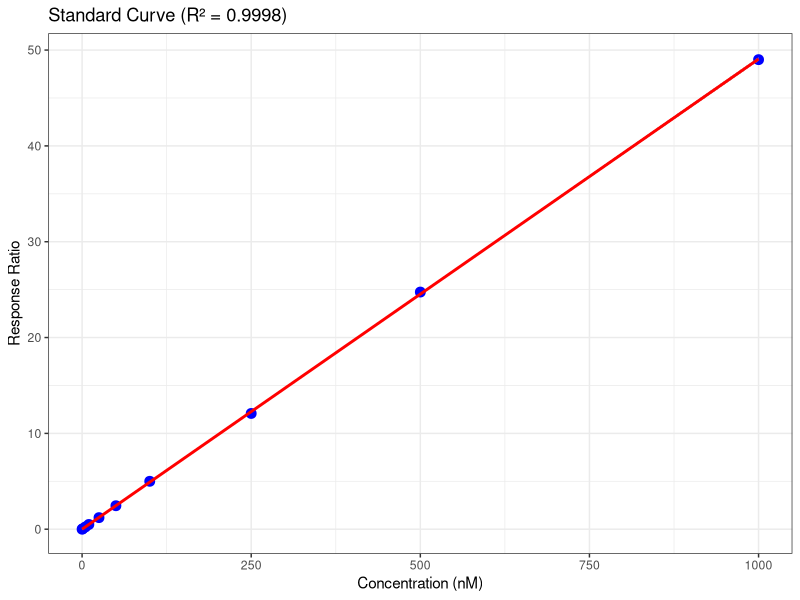
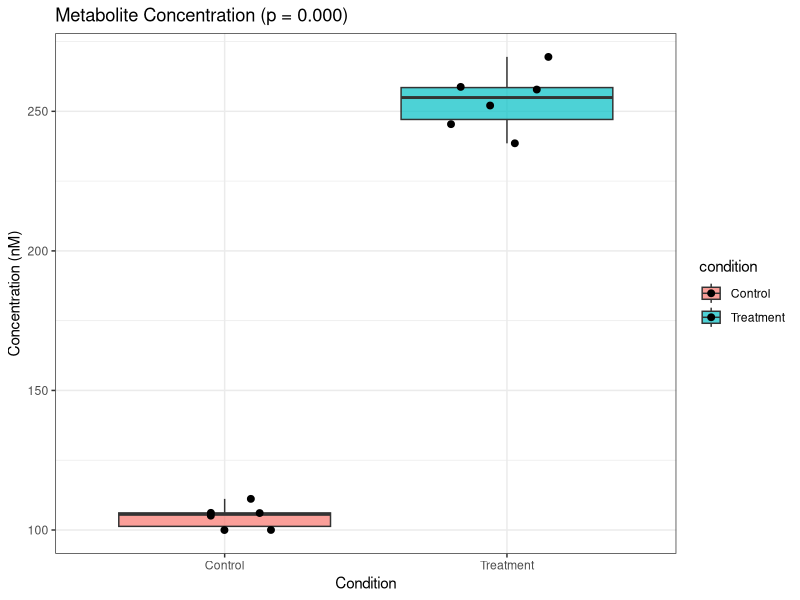
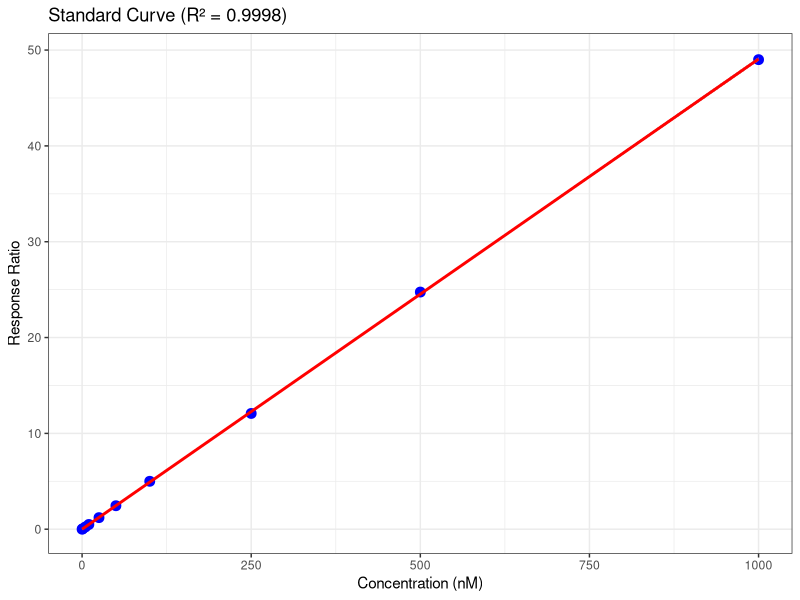
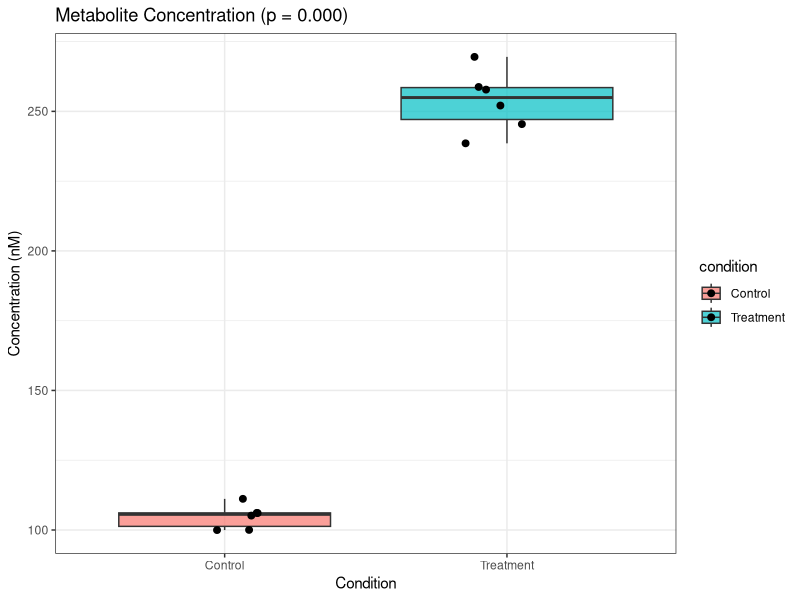

The R source for these figures, in order:
library(ggplot2)
library(dplyr)

# === CONFIGURATION ===
output_dir <- 'results/'
dir.create(output_dir, showWarnings = FALSE)

# === 1. STANDARD CURVE DATA ===
cat('Setting up standard curves...\n')

standards <- data.frame(
    concentration = c(0, 1, 5, 10, 25, 50, 100, 250, 500, 1000),
    analyte_area = c(50, 4800, 24500, 49000, 122000, 245000, 490000, 1220000, 2450000, 4900000),
    istd_area = c(100000, 98000, 102000, 99000, 101000, 100000, 98000, 101000, 99000, 100000)
)

# Response ratio
standards$response_ratio <- standards$analyte_area / standards$istd_area

# === 2. FIT STANDARD CURVE ===
cat('Fitting calibration curve...\n')

# Weighted linear regression (1/x^2 weighting)
weights <- 1 / (standards$concentration + 1)^2
fit <- lm(response_ratio ~ concentration, data = standards, weights = weights)

cat('Slope:', coef(fit)[2], '\n')
cat('Intercept:', coef(fit)[1], '\n')
cat('R-squared:', summary(fit)$r.squared, '\n')

# Back-calculated concentrations
standards$back_calc <- (standards$response_ratio - coef(fit)[1]) / coef(fit)[2]
standards$accuracy <- ifelse(standards$concentration > 0,
                             standards$back_calc / standards$concentration * 100, NA)

# === 3. STANDARD CURVE PLOT ===
ggplot(standards, aes(x = concentration, y = response_ratio)) +
    geom_point(size = 3, color = 'blue') +
    geom_smooth(method = 'lm', se = TRUE, color = 'red') +
    theme_bw() +
    labs(title = sprintf('Standard Curve (R² = %.4f)', summary(fit)$r.squared),
         x = 'Concentration (nM)', y = 'Response Ratio')
ggsave(file.path(output_dir, 'standard_curve.png'), width = 8, height = 6)

# === 4. SAMPLE QUANTIFICATION ===
cat('Quantifying samples...\n')

samples <- data.frame(
    sample = paste0('Sample', 1:12),
    condition = rep(c('Control', 'Treatment'), each = 6),
    analyte_area = c(52000, 48000, 55000, 51000, 49000, 53000,
                     125000, 118000, 132000, 121000, 128000, 119000),
    istd_area = c(100000, 98000, 101000, 99000, 100000, 102000,
                  99000, 101000, 100000, 98000, 101000, 99000)
)

# Calculate response ratio and concentration
samples$response_ratio <- samples$analyte_area / samples$istd_area
samples$concentration <- (samples$response_ratio - coef(fit)[1]) / coef(fit)[2]

# Account for dilution
dilution_factor <- 10
samples$concentration_original <- samples$concentration * dilution_factor

cat('Sample concentrations calculated\n')

# === 5. QC ASSESSMENT ===
cat('Assessing QC samples...\n')

qc_samples <- data.frame(
    level = rep(c('Low', 'Medium', 'High'), each = 3),
    nominal = rep(c(25, 250, 750), each = 3),
    measured = c(23.5, 26.2, 24.8, 242, 258, 251, 738, 762, 745)
)

qc_summary <- qc_samples %>%
    group_by(level, nominal) %>%
    summarise(
        mean = mean(measured),
        sd = sd(measured),
        cv = sd(measured) / mean(measured) * 100,
        accuracy = mean(measured) / nominal * 100,
        .groups = 'drop'
    )

cat('\nQC Summary:\n')
print(qc_summary)

# QC acceptance
qc_summary$cv_pass <- qc_summary$cv < 15
qc_summary$accuracy_pass <- qc_summary$accuracy > 85 & qc_summary$accuracy < 115

# === 6. LOD/LOQ CALCULATION ===
residuals_sd <- sd(residuals(fit))
slope <- coef(fit)[2]

LOD <- 3.3 * residuals_sd / slope
LOQ <- 10 * residuals_sd / slope

cat('\nLOD:', round(LOD, 2), 'nM\n')
cat('LOQ:', round(LOQ, 2), 'nM\n')

# === 7. GROUP COMPARISON ===
cat('\nComparing groups...\n')

group_summary <- samples %>%
    group_by(condition) %>%
    summarise(
        mean = mean(concentration_original),
        sd = sd(concentration_original),
        n = n(),
        .groups = 'drop'
    )

print(group_summary)

# t-test
ttest <- t.test(concentration_original ~ condition, data = samples)
cat('p-value:', format(ttest$p.value, digits = 3), '\n')

# === 8. RESULTS PLOT ===
ggplot(samples, aes(x = condition, y = concentration_original, fill = condition)) +
    geom_boxplot(alpha = 0.7) +
    geom_jitter(width = 0.2, size = 2) +
    theme_bw() +
    labs(title = sprintf('Metabolite Concentration (p = %.3f)', ttest$p.value),
         x = 'Condition', y = 'Concentration (nM)')
ggsave(file.path(output_dir, 'group_comparison.png'), width = 6, height = 5)

# === 9. EXPORT RESULTS ===
write.csv(samples, file.path(output_dir, 'sample_concentrations.csv'), row.names = FALSE)
write.csv(qc_summary, file.path(output_dir, 'qc_summary.csv'), row.names = FALSE)

cat('\nResults saved to', output_dir, '\n')
